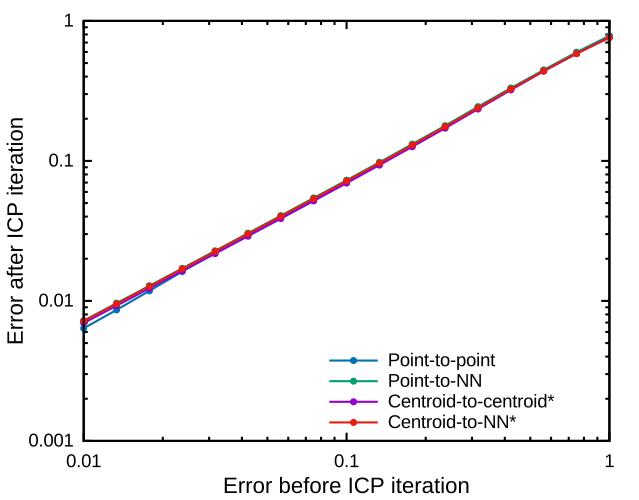

gnuplot code for this plot:
set term pdf lw 3 size 6.4,5.0 font "Helvetica,20"
set out "icpconvergence_bun4_bun2_cf.pdf"
set style data linespoints
set log
set key bottom right reverse Left nobox
set xlabel "Error before ICP iteration" offset 0,0.3 font "Helvetica,24"
set ylabel "Error after ICP iteration" offset 1.3,0 font "Helvetica,24"
set format "%g"
plot  "bun4_bun2_0_1000.txt"  lc 6 pt 7 ps 0.6 title "Point-to-point",  "bun4_bun2_8_30.txt"  lc 2 pt 7 ps 0.6 title "Point-to-NN",  "bun4_bun2_10_1000.txt" lc 1 pt 7 ps 0.6 title "Centroid-to-centroid*",  "bun4_bun2_14_50.txt" lc 7 pt 7 ps 0.6 title "Centroid-to-NN*"
